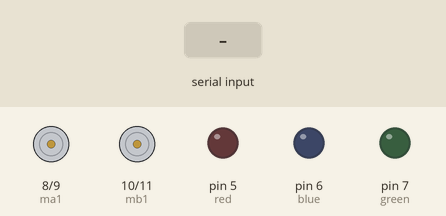
This sketch was run on a simulated Arduino Uno, built with avr-gcc and run on an emulated ATmega328P. Shown: motor-driver pin pairs drawn as motors (green arrow = first pin HIGH = forward, orange = second pin HIGH = backward, longer = more drive), output pins drawn as LEDs (lit = HIGH). The test bench sets the inputs (shaded band).

Above: at 1.2 s.
1.3 s: "f" received over Serial
At 2.2 s:
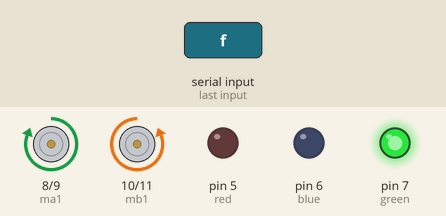
2.9 s: "b" received over Serial
At 3.4 s:
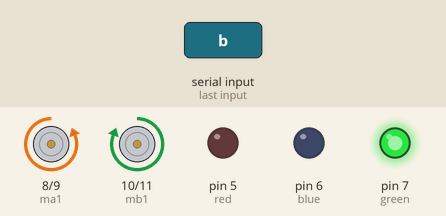
4.5 s: "l" received over Serial
At 5.7 s:
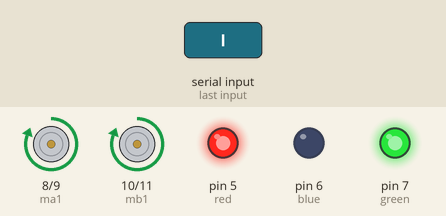
6.0 s: "r" received over Serial
At 6.9 s:
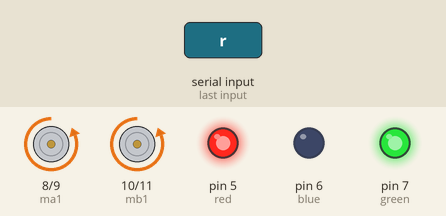
7.5 s: "1" received over Serial
At 8.1 s:
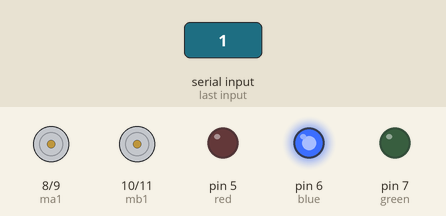
Timing chart, 0 to 10.0 s (numbered marks = the images above; inputs shaded):
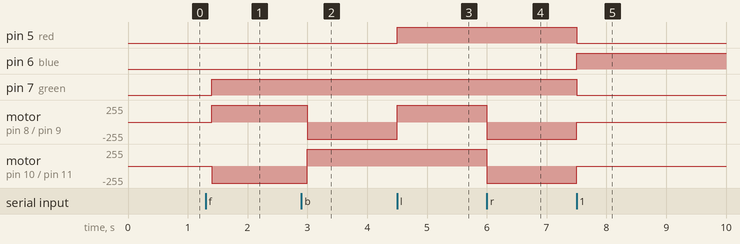

Measured:
- after the input at 1.3 s, pin 7 (green): LOW → HIGH after 0.10 s; motor on pin 8 (ma1) / pin 9 (ma2): stopped → forward 255/255 after 0.10 s; motor on pin 10 (mb1) / pin 11 (mb2): stopped → backward 255/255 after 0.10 s
- after the input at 2.9 s, motor on pin 8 (ma1) / pin 9 (ma2): forward 255/255 → backward 255/255 after 0.10 s; motor on pin 10 (mb1) / pin 11 (mb2): backward 255/255 → forward 255/255 after 0.10 s
- after the input at 4.5 s, pin 5 (red): LOW → HIGH at once; motor on pin 8 (ma1) / pin 9 (ma2): backward 255/255 → forward 255/255 at once
- after the input at 6.0 s, motor on pin 8 (ma1) / pin 9 (ma2), motor on pin 10 (mb1) / pin 11 (mb2): forward 255/255 → backward 255/255 at once
- after the input at 7.5 s, pin 5 (red), pin 7 (green): HIGH → LOW at once; pin 6 (blue): LOW → HIGH at once; motor on pin 8 (ma1) / pin 9 (ma2), motor on pin 10 (mb1) / pin 11 (mb2): backward 255/255 → stopped at once

The sketch:

BTMOTORCAR.ino
```cpp
#include <SoftwareSerial.h>

char junk;
int red=5;
int green=7;
int blue=6;
int ma1=8;
int ma2=9;
int mb1=10;
int mb2=11;
void setup() {
  // put your setup code here, to run once:
Serial.begin(9600);
pinMode(red,OUTPUT);
pinMode(blue,OUTPUT);
pinMode(green,OUTPUT);
pinMode(ma1,OUTPUT);
pinMode(ma2,OUTPUT);
pinMode(mb1,OUTPUT);
pinMode(mb2,OUTPUT);
}

void loop() {
  // put your main code here, to run repeatedly:
if(Serial.available()){
  junk=Serial.read();
  if(junk=='f'){
  digitalWrite(ma1,HIGH);
  digitalWrite(ma2,LOW);
  digitalWrite(mb1,LOW);
  digitalWrite(mb2,HIGH);
  digitalWrite(red,LOW); digitalWrite(blue,LOW); digitalWrite(green,HIGH);
  }
  else if(junk=='b'){
    digitalWrite(ma2,HIGH);
  digitalWrite(ma1,LOW);
  digitalWrite(mb2,LOW);
  digitalWrite(mb1,HIGH);
 digitalWrite(red,LOW); digitalWrite(blue,LOW); digitalWrite(green,HIGH);
  }
else if(junk=='l'){
  digitalWrite(ma1,HIGH);
  digitalWrite(ma2,LOW);
  digitalWrite(mb2,LOW);
  digitalWrite(mb1,HIGH);
  digitalWrite(red,HIGH); digitalWrite(blue,LOW); digitalWrite(green,HIGH);
  }
  else if(junk=='r'){
  digitalWrite(ma2,HIGH);
  digitalWrite(ma1,LOW);
  digitalWrite(mb1,LOW);
  digitalWrite(mb2,HIGH);
  digitalWrite(red,HIGH); digitalWrite(blue,LOW); digitalWrite(green,HIGH);
  }
  else {
  digitalWrite(ma1,LOW);
  digitalWrite(ma2,LOW);
  digitalWrite(mb2,LOW);
  digitalWrite(mb1,LOW);
  digitalWrite(red,LOW); digitalWrite(blue,HIGH); digitalWrite(green,LOW);
  }

  }
delay(100);
}
```
